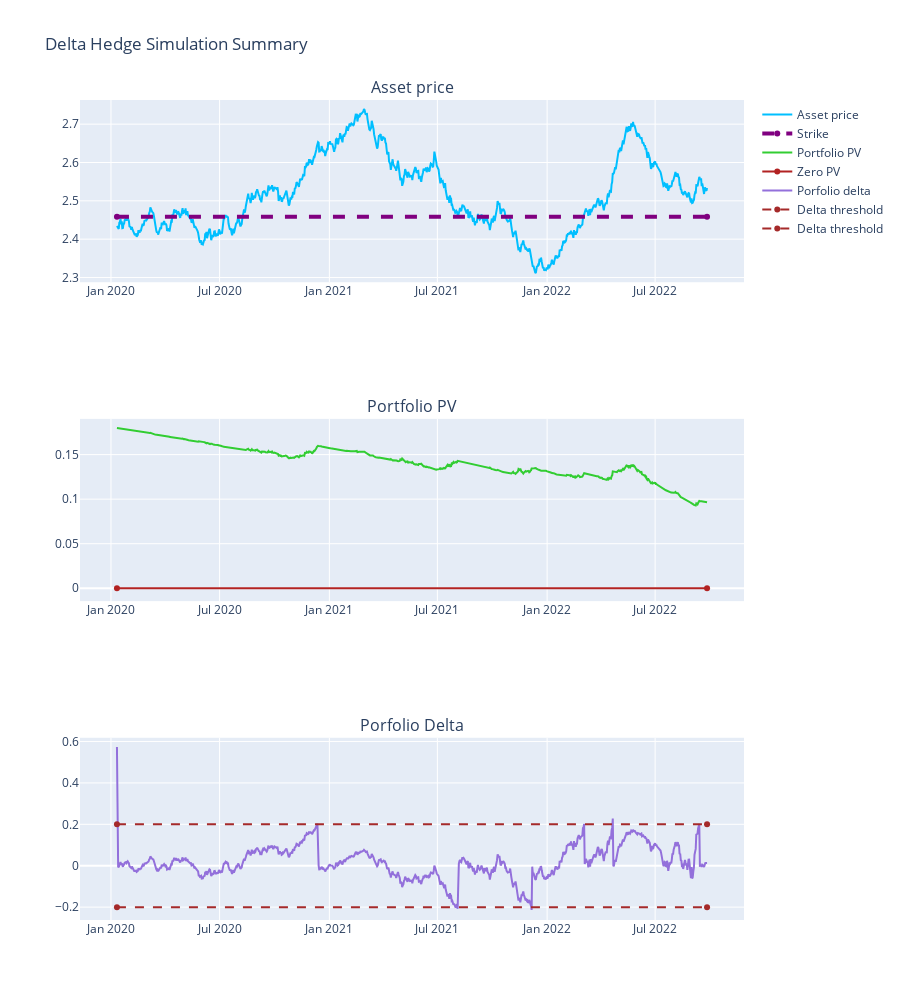

Here is the notebook cell this chart was saved with:
### Code cell
fig = make_subplots(
    rows=3,
    cols=1,
    subplot_titles=['Asset price', 'Portfolio PV', 'Porfolio Delta'])

fig.append_trace(go.Scatter(x=md.index,
                            y=md.asset_price,
                            line_color='deepskyblue',
                            name='Asset price'),
                 row=1,
                 col=1)

fig.append_trace(go.Scatter(x=[md.index[0], md.index[-1]],
                            y=[opt.strike, opt.strike],
                            line=dict(color='purple', width=4, dash='dash'),
                            name='Strike'),
                 row=1,
                 col=1)

fig.append_trace(go.Scatter(x=md.index,
                            y=sim_df.porfolio_pv,
                            line_color='limegreen',
                            name='Portfolio PV'),
                 row=2,
                 col=1)
fig.append_trace(go.Scatter(x=[md.index[0], md.index[-1]],
                            y=[0, 0],
                            line=dict(color='firebrick', width=2),
                            name='Zero PV'),
                 row=2,
                 col=1)

fig.append_trace(go.Scatter(x=md.index,
                            y=sim_df.portfolio_delta,
                            line_color='mediumpurple',
                            name='Porfolio delta'),
                 row=3,
                 col=1)
fig.append_trace(go.Scatter(x=[md.index[0], md.index[-1]],
                            y=[delta_threshold, delta_threshold],
                            line=dict(color='brown', width=2, dash='dash'),
                            name='Delta threshold'),
                 row=3,
                 col=1)
fig.append_trace(go.Scatter(x=[md.index[0], md.index[-1]],
                            y=[-delta_threshold, -delta_threshold],
                            line=dict(color='brown', width=2, dash='dash'),
                            name='Delta threshold'),
                 row=3,
                 col=1)

fig.update_layout(height=1000, title_text="Delta Hedge Simulation Summary")
fig.show()

### Figure 1 — Plotly figure (JSON) as saved in the notebook; plotly's stock layout.template omitted (floating-point values rounded to 4 significant figures; data arrays with more than 128 entries replaced by an {"elided": "..."} marker saying what was removed)
{"data": [{"line": {"color": "deepskyblue"}, "name": "Asset price", "type": "scatter", "x": {"elided": "990 str values"}, "xaxis": "x", "y": {"elided": "990 float values"}, "yaxis": "y"}, {"line": {"color": "purple", "dash": "dash", "width": 4}, "name": "Strike", "type": "scatter", "x": ["2020-01-11T00:00:00", "2022-09-26T00:00:00"], "xaxis": "x", "y": [2.459, 2.459], "yaxis": "y"}, {"line": {"color": "limegreen"}, "name": "Portfolio PV", "type": "scatter", "x": {"elided": "990 str values"}, "xaxis": "x2", "y": {"elided": "990 float values"}, "yaxis": "y2"}, {"line": {"color": "firebrick", "width": 2}, "name": "Zero PV", "type": "scatter", "x": ["2020-01-11T00:00:00", "2022-09-26T00:00:00"], "xaxis": "x2", "y": [0, 0], "yaxis": "y2"}, {"line": {"color": "mediumpurple"}, "name": "Porfolio delta", "type": "scatter", "x": {"elided": "990 str values"}, "xaxis": "x3", "y": {"elided": "990 float values"}, "yaxis": "y3"}, {"line": {"color": "brown", "dash": "dash", "width": 2}, "name": "Delta threshold", "type": "scatter", "x": ["2020-01-11T00:00:00", "2022-09-26T00:00:00"], "xaxis": "x3", "y": [0.2, 0.2], "yaxis": "y3"}, {"line": {"color": "brown", "dash": "dash", "width": 2}, "name": "Delta threshold", "type": "scatter", "x": ["2020-01-11T00:00:00", "2022-09-26T00:00:00"], "xaxis": "x3", "y": [-0.2, -0.2], "yaxis": "y3"}], "layout": {"annotations": [{"font": {"size": 16}, "showarrow": false, "text": "Asset price", "x": 0.5, "xanchor": "center", "xref": "paper", "y": 1, "yanchor": "bottom", "yref": "paper"}, {"font": {"size": 16}, "showarrow": false, "text": "Portfolio PV", "x": 0.5, "xanchor": "center", "xref": "paper", "y": 0.6111, "yanchor": "bottom", "yref": "paper"}, {"font": {"size": 16}, "showarrow": false, "text": "Porfolio Delta", "x": 0.5, "xanchor": "center", "xref": "paper", "y": 0.2222, "yanchor": "bottom", "yref": "paper"}], "height": 1000, "title": {"text": "Delta Hedge Simulation Summary"}, "xaxis": {"anchor": "y", "domain": [0, 1]}, "xaxis2": {"anchor": "y2", "domain": [0, 1]}, "xaxis3": {"anchor": "y3", "domain": [0, 1]}, "yaxis": {"anchor": "x", "domain": [0.7778, 1]}, "yaxis2": {"anchor": "x2", "domain": [0.3889, 0.6111]}, "yaxis3": {"anchor": "x3", "domain": [0, 0.2222]}}}
